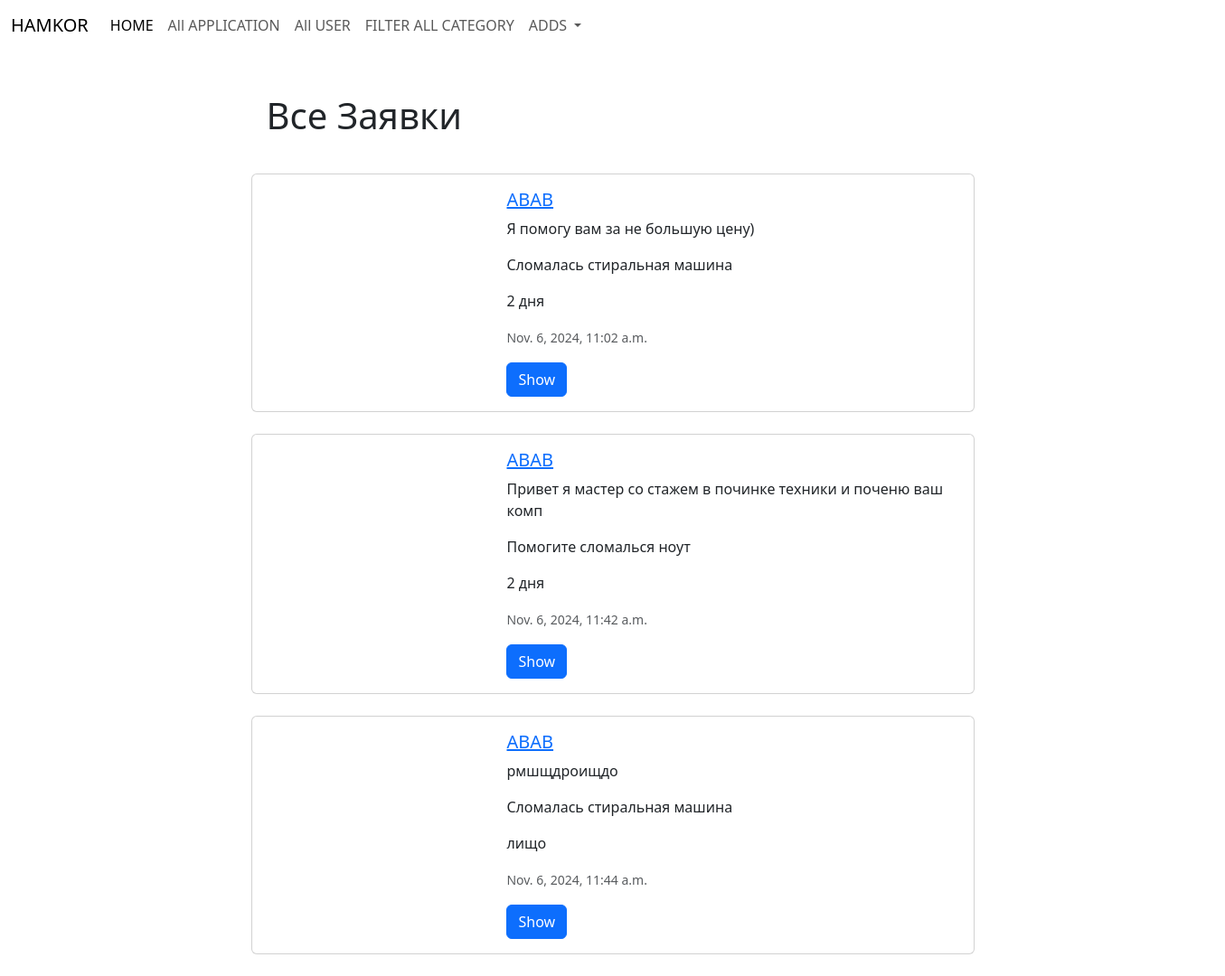
Screenshot of /allaplication with the database file from the repository.
### hamkor/models.py (models this page shows, shortened)
class Application(models.Model):
    user_id = models.ForeignKey(User, on_delete=models.CASCADE)
    message = models.TextField()
    price = models.DecimalField(max_digits=6, decimal_places=2)
    problems_id = models.ForeignKey(Problems, on_delete=models.CASCADE)
    status = models.CharField(max_length=50)
    duration = models.CharField(max_length=50)
    is_activ = models.BooleanField(default=True)
    created_at = models.DateTimeField(auto_now=True, auto_now_add=False)

class User(models.Model):
    f_name = models.CharField(max_length=50)
    l_name = models.CharField(max_length=50)
    username = models.CharField(max_length=50)
    age =  models.IntegerField()
    email = models.EmailField(max_length=254)
    phone_number = models.CharField(max_length=50)
    profile_pic = models.ImageField(upload_to='static/images', height_field=None, width_field=None, max_length=None)
    password = models.CharField(max_length=50)
    is_active = models.BooleanField(default=True)
    create_at = models.DateTimeField(auto_now=True, auto_now_add=False)
    def __str__(self):
        return self.username

class Problems(models.Model):
    title = models.CharField(max_length=50)
    description = models.TextField()
    user_id = models.ForeignKey(User,  on_delete=models.CASCADE)
    category_id = models.ForeignKey(Category,  on_delete=models.CASCADE)
    city_id =  models.ForeignKey(City,  on_delete=models.CASCADE)
    region_id =  models.ForeignKey(Region,  on_delete=models.CASCADE)
    street_id =  models.ForeignKey(Street,  on_delete=models.CASCADE)
    img = models.ImageField(upload_to='static/images', height_field=None, width_field=None, max_length=None)
    status = models.BooleanField(default=False)
    is_activ = models.BooleanField(default=True)
    created_at = models.DateTimeField(auto_now=True, auto_now_add=False)
    def __str__(self):
        return self.title

### hamkor/views.py (the view)
# urls.py: path('allaplication', ApplicationListView.as_view(), name='allapl'),
class ApplicationListView(ListView):
    model = Application
    template_name = "allapplication.html"
    context_object_name = "applications"

### templates/allapplication.html (shortened to what this page needs)
{% extends "base.html" %}
{% block content %}
<div class="container mt-5">
    {% if applications.count > 0 %}
        <div class="row justify-content-center">
            <h1 class="h11">Все Заявки</h1>
            {% for application in applications %}
            <div class="d-flex justify-content-center mb-4">
                <div class="card" style="width: 800px;">
                    <div class="row g-0">
                        <div class="col-md-4">
                        </div>
                        <div class="col-md-8">
                            <div class="card-body">
                                <h5 class="card-title">
                                    <a href="{% url 'detailapplication' application.id %}">{{ application.user_id }}</a>
                                </h5>
                                <p class="card-text">{{ application.message }}</p>
                                <p class="card-text">{{ application.problems_id }}</p>
                                <p class="card-text">{{ application.duration }}</p>
                                <p class="card-text"><small class="text-muted">{{ application.created_at }}</small></p>
                                <a href="{% url 'detailapplication' application.id %}" class="btn btn-primary">Show</a>
                            </div>
                        </div>
                    </div>
                </div>
            </div>
            {% endfor %}
        </div>
    {% else %}
        <p>No applications available at the moment.</p>
    {% endif %}
</div>
{% endblock content %}

### templates/base.html (style rules this page uses)
.h11 { margin-left: 350px; margin-bottom: 40px; }

### rows the page displays
Application: user_id "ABAB", message "Я помогу вам за не большую цену)", problems_id "Сломалась стиральная машина", duration "2 дня", created_at "Nov. 6, 2024, 11:02 a.m."
Application: user_id "ABAB", message "Привет я мастер со стажем в починке техники и поченю ваш комп", problems_id "Помогите сломалься ноут", duration "2 дня", created_at "Nov. 6, 2024, 11:42 a.m."
Application: user_id "ABAB", message "рмшщдроищдо", problems_id "Сломалась стиральная машина", duration "лищо", created_at "Nov. 6, 2024, 11:44 a.m."
